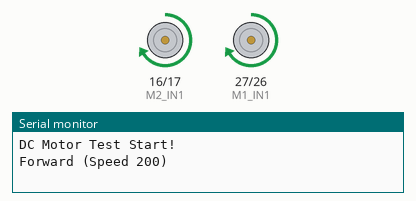
A sketch run on a simulated ESP32. On the bench: motor-driver pin pairs drawn as motors (green arrow = first pin HIGH = forward, orange = second pin HIGH = backward, longer = more drive), the last lines printed to the serial monitor.

Above: at 1.0 s.
At 2.5 s:
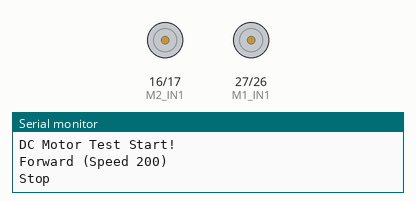
At 4.0 s:
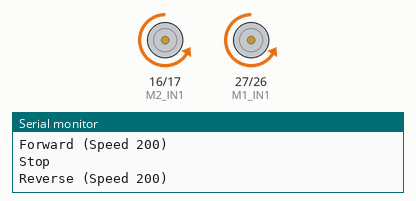
At 5.7 s:
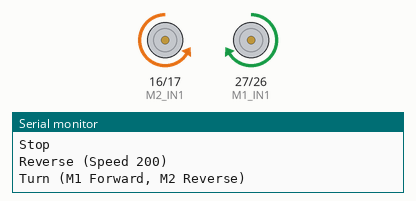
Timing chart, 0 to 9.8 s (numbered marks = the images above):
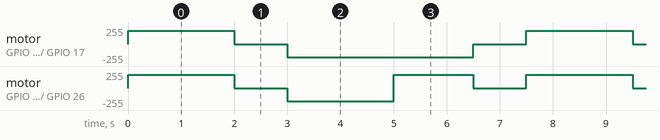

The sketch:

08_DCMotor_Basic.ino
```cpp
// ============================================================
//  SKU-1015 ESP32 Breakout Board — 08 DC Motor Basic
//  ควบคุมมอเตอร์ 2 ช่องผ่านโมดูล TB6612FNG / TB67H450
//  M1_IN1=GPIO27, M1_IN2=GPIO26, M2_IN1=GPIO16, M2_IN2=GPIO17
//  ⚠️ ต้องต่อไฟ DC IN 6-12V และเสียบโมดูล Motor Driver ก่อนใช้งาน
// ============================================================

#define M1_IN1 27
#define M1_IN2 26
#define M2_IN1 16
#define M2_IN2 17

// PWM (ESP32 core 2.x)
#define PWM_FREQ 1000
#define PWM_RES  8

void motorSetup() {
  ledcSetup(0, PWM_FREQ, PWM_RES); ledcAttachPin(M1_IN1, 0);
  ledcSetup(1, PWM_FREQ, PWM_RES); ledcAttachPin(M1_IN2, 1);
  ledcSetup(2, PWM_FREQ, PWM_RES); ledcAttachPin(M2_IN1, 2);
  ledcSetup(3, PWM_FREQ, PWM_RES); ledcAttachPin(M2_IN2, 3);
}

// ควบคุมมอเตอร์: motor=1-2, speed=-255..255 (ลบ = ถอยหลัง)
void motorControl(int motor, int speed) {
  speed = constrain(speed, -255, 255);
  int chA = (motor == 1) ? 0 : 2;
  int chB = (motor == 1) ? 1 : 3;
  if (speed >= 0) { ledcWrite(chA, speed);  ledcWrite(chB, 0); }
  else            { ledcWrite(chA, 0);      ledcWrite(chB, -speed); }
}

void stopAll() { motorControl(1, 0); motorControl(2, 0); }

void setup() {
  Serial.begin(115200);
  motorSetup();
  Serial.println("DC Motor Test Start!");
}

void loop() {
  Serial.println("Forward (Speed 200)");
  motorControl(1, 200); motorControl(2, 200);
  delay(2000);

  Serial.println("Stop");
  stopAll();
  delay(1000);

  Serial.println("Reverse (Speed 200)");
  motorControl(1, -200); motorControl(2, -200);
  delay(2000);

  Serial.println("Turn (M1 Forward, M2 Reverse)");
  motorControl(1, 200); motorControl(2, -200);
  delay(1500);

  Serial.println("Stop");
  stopAll();
  delay(1000);
}
```

Measured:
- by itself, motor on GPIO 16 (M2_IN1) / GPIO 17 (M2_IN2): repeats every 7.5 s: stopped 1.0 s, backward 199/255 3.5 s, stopped 1.0 s, forward 199/255 2.0 s
- by itself, motor on GPIO 27 (M1_IN1) / GPIO 26 (M1_IN2): repeats every 7.5 s: stopped 1.0 s, backward 199/255 2.0 s, forward 199/255 1.5 s, stopped 1.0 s, forward 199/255 2.0 s
